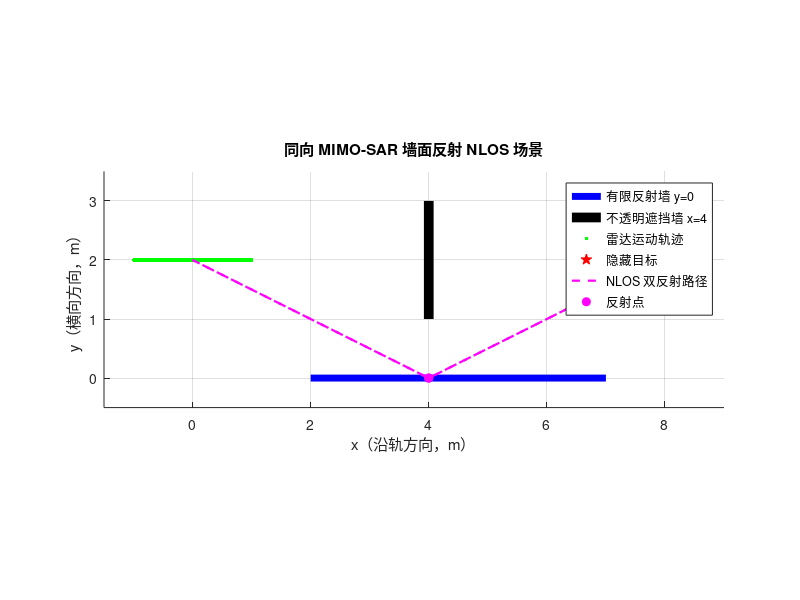

Reproduce this figure in MATLAB. (Note: this script raises an error after producing the figure.)
%% =========================================================================
% 77 GHz FMCW 同向 MIMO-SAR 墙面反射 NLOS 成像仿真
%
% 功能：
%   1. 汽车沿 x 方向运动，MIMO Tx/Rx 线阵也沿 x 方向排列（同向孔径）
%   2. 用 y=0 的有限反射墙构造 Tx->墙->隐藏目标->墙->Rx 双反射路径
%   3. x=4 的不透明遮挡墙阻断直达路径，反射路径从其下方绕行
%   4. 生成去斜后的 FMCW 多通道回波
%   5. 比较传统直达路径 BP 与墙面模型 NLOS-BP
%
% 重要建模说明：
%   - 这是一个二维 x-y 平面、静止点目标、理想镜面反射的基准仿真。
%   - y=0 是有限长度反射墙；x=4 的遮挡墙是另一段不透明障碍物。
%     这种“侧向反射面 + 拐角遮挡”的几何，才能同时满足：
%       (a) 目标直达路径被遮挡；
%       (b) 经 y=0 反射的路径可绕开遮挡物。
%   - Tx/Rx 实际坐标用于回波生成和成像，不用虚拟相位中心替代。
%   - 假设各 Tx 已理想分离（等效正交发射）；TDM 时应按实际发射时刻
%     更新平台位置并做运动补偿。
%   - 回波生成与 BP 使用完全相同的时延、去斜和相位约定。
%
% MATLAB：建议 R2019b 或更新版本
%% =========================================================================
clear; clc; close all;
rng(7);

%% 1. 雷达与平台参数
c       = 3e8;
fc      = 77e9;
lambda  = c/fc;

B       = 1.0e9;          % FMCW 带宽
Tchirp  = 40e-6;          % Chirp 时长
Kchirp  = B/Tchirp;       % 调频斜率
fs      = 10e6;           % ADC 采样率
Ns      = round(Tchirp*fs);
tFast   = (0:Ns-1)/fs;

Nfft    = 512;            % 距离频域 FFT 点数
fAxis   = (-Nfft/2:Nfft/2-1)*(fs/Nfft);
df      = fs/Nfft;

NT      = 4;
NR      = 4;
dTx     = lambda/2;
dRx     = lambda/2;
txOffset = ((0:NT-1)-(NT-1)/2)*dTx;  % Tx 沿 x 方向
rxOffset = ((0:NR-1)-(NR-1)/2)*dRx;  % Rx 沿 x 方向

Na      = 101;            % SAR 位置数
vPlatform = 5;            % 平台速度，m/s
Tr      = 4e-3;           % 相邻慢时间采样间隔
xStart  = -1.0;
xPlatform = xStart + (0:Na-1)*vPlatform*Tr;
yRadar  = 2.0;

SNR_dB  = 30;             % 接收复基带数据 SNR
Gamma   = 0.85*exp(1j*0.15); % 理想化墙面复反射系数
sigmaTarget = 1.0;        % 点目标复散射系数

fprintf('lambda = %.4f mm\n',lambda*1e3);
fprintf('SAR aperture = %.3f m\n',xPlatform(end)-xPlatform(1));
fprintf('MIMO Tx/Rx = %d x %d, channels = %d\n',NT,NR,NT*NR);

%% 2. 场景几何
% 反射墙：y=0，有限范围 x=[2,7]
yWall = 0;
wallXMin = 2.0;
wallXMax = 7.0;

% 不透明遮挡墙：x=4，y=[1,3]，阻断雷达到目标的直达线段
xBlock = 4.0;
blockYMin = 1.0;
blockYMax = 3.0;

% 隐藏目标（在遮挡墙右侧）
targetXY = [8.0, 2.0];

% 雷达轨迹 y=2；目标也位于 y=2
% 直达线经过 x=4,y约2，被遮挡墙挡住。
% 反射路径经 y=0，反射点在 x约3.5~4.5，低于遮挡墙。

%% 3. 检查目标对应的反射几何是否有效
xTxTest = xPlatform(ceil(Na/2)) + txOffset;
xRxTest = xPlatform(ceil(Na/2)) + rxOffset;
for m = 1:NT
    qTx = (xTxTest(m)+targetXY(1))/2;
    assert(qTx >= wallXMin && qTx <= wallXMax, ...
        'Tx 反射点落在有限反射墙范围外，请调整墙长或场景。');
end
for k = 1:NR
    qRx = (xRxTest(k)+targetXY(1))/2;
    assert(qRx >= wallXMin && qRx <= wallXMax, ...
        'Rx 反射点落在有限反射墙范围外，请调整墙长或场景。');
end

% 目标直达路径是否被遮挡（以中间平台位置、中间 Tx/Rx 检查）
xMid = xPlatform(ceil(Na/2));
xTxMid = xMid + txOffset(ceil(NT/2));
xRxMid = xMid + rxOffset(ceil(NR/2));
yAtBlockTx = yRadar + (targetXY(2)-yRadar)*(xBlock-xTxMid)/(targetXY(1)-xTxMid);
yAtBlockRx = yRadar + (targetXY(2)-yRadar)*(xBlock-xRxMid)/(targetXY(1)-xRxMid);
assert(yAtBlockTx >= blockYMin && yAtBlockTx <= blockYMax && ...
       yAtBlockRx >= blockYMin && yAtBlockRx <= blockYMax, ...
       '当前直达路径没有被遮挡墙挡住，请检查几何参数。');

%% 4. 绘制场景几何
figure('Color','w','Name','NLOS 场景几何');
hold on; grid on; axis equal;
plot([wallXMin wallXMax],[yWall yWall],'b-','LineWidth',5);
plot([xBlock xBlock],[blockYMin blockYMax],'k-','LineWidth',7);
plot(xPlatform,yRadar*ones(size(xPlatform)),'g.','MarkerSize',8);
plot(targetXY(1),targetXY(2),'rp','MarkerFaceColor','r','MarkerSize',14);

% 绘制中间通道的反射路径
m0 = ceil(NT/2); k0 = ceil(NR/2); n0 = ceil(Na/2);
xT0 = xPlatform(n0)+txOffset(m0);
xR0 = xPlatform(n0)+rxOffset(k0);
qT0 = [(xT0+targetXY(1))/2, yWall];
qR0 = [(xR0+targetXY(1))/2, yWall];
plot([xT0 qT0(1) targetXY(1) qR0(1) xR0], ...
     [yRadar yWall targetXY(2) yWall yRadar], ...
     'm--','LineWidth',1.6);
plot(qT0(1),qT0(2),'mo','MarkerFaceColor','m');
plot(qR0(1),qR0(2),'mo','MarkerFaceColor','m');

xlabel('x（沿轨方向，m）');
ylabel('y（横向方向，m）');
title('同向 MIMO-SAR 墙面反射 NLOS 场景');
legend('有限反射墙 y=0','不透明遮挡墙 x=4','雷达运动轨迹', ...
       '隐藏目标','NLOS 双反射路径','反射点','Location','best');
xlim([-1.5 9]); ylim([-0.5 3.5]);

%% 5. 生成 NLOS FMCW 去斜回波
% 数据维度：NT x NR x Na x Ns
rxIF = complex(zeros(NT,NR,Na,Ns,'single'));
tFastRow = single(tFast);

fprintf('正在生成 NLOS FMCW 回波...\n');
for m = 1:NT
    for k = 1:NR
        for n = 1:Na
            xTx = xPlatform(n)+txOffset(m);
            xRx = xPlatform(n)+rxOffset(k);
            xP  = targetXY(1);
            yP  = targetXY(2);

            % y=0 镜面反射：镜像法给出的反射点 x 坐标
            hMirror = yP + yRadar - 2*yWall;
            qTxX = xTx + (yRadar-yWall)/hMirror*(xP-xTx);
            qRxX = xRx + (yRadar-yWall)/hMirror*(xP-xRx);

            % 有限反射墙有效性检查
            if qTxX < wallXMin || qTxX > wallXMax || ...
               qRxX < wallXMin || qRxX > wallXMax
                error('存在通道的镜面反射点超出墙面范围。');
            end

            % Tx->wall->target 与 target->wall->Rx 的实际折线路径长度
            % 每一侧的两段长度相等（本例雷达与目标到墙的高度均为2m）
            % 镜像 Tx/Rx 到目标的直线距离，等于对应两段折线路径长度
            RtxLeg = sqrt((xP-xTx)^2 + hMirror^2);
            RrxLeg = sqrt((xP-xRx)^2 + hMirror^2);
            Lpath = RtxLeg+RrxLeg;
            tau = Lpath/c;

            % 传播幅度：简化球面扩散模型 + 两次墙面反射 + 目标散射
            alpha = sigmaTarget*(Gamma^2)/(max(RtxLeg*RrxLeg,1e-6));

            % 去斜信号：s_rx(t)*conj(s_tx(t))
            % beat 频率 f_b=-K*tau
            phaseFast = exp(-1j*2*pi*Kchirp*tau*tFastRow ...
                            +1j*pi*Kchirp*tau^2);
            echo = alpha*exp(-1j*2*pi*fc*tau).*phaseFast;

            rxIF(m,k,n,:) = single(echo);
        end
    end
end

% 按整体信号功率加入复高斯白噪声
sigPower = mean(abs(rxIF(:)).^2);
noisePower = sigPower/10^(SNR_dB/10);
noise = sqrt(noisePower/2)*(randn(size(rxIF),'single') + ...
                            1j*randn(size(rxIF),'single'));
rxIF = rxIF + noise;

fprintf('回波生成完成。平均信号功率 %.3e，噪声功率 %.3e\n', ...
        sigPower,noisePower);

%% 6. 距离频域处理
% 对快时间加窗并做 FFT。归一化使峰值量级不随 Ns 改变。
win = single(0.5-0.5*cos(2*pi*(0:Ns-1)/Ns));
win4 = reshape(win,[1 1 1 Ns]);
rangeFFT = fftshift(fft(rxIF.*win4,Nfft,4),4)/sum(win);

% 选取一个代表通道显示拍频谱
specShow = squeeze(abs(rangeFFT(ceil(NT/2),ceil(NR/2),ceil(Na/2),:)));
figure('Color','w','Name','FMCW 距离频谱');
plot(fAxis/1e6,20*log10(specShow/max(specShow)+eps),'LineWidth',1.2);
grid on; xlabel('拍频（MHz）'); ylabel('归一化幅度（dB）');
title('单通道去斜信号距离频谱');

%% 7. 成像网格
xGrid = 6.5:0.05:9.5;
yGrid = 0.8:0.05:3.2;
[XX,YY] = meshgrid(xGrid,yGrid);
[nY,nX] = size(XX);

imgNLOS = complex(zeros(nY,nX));
imgDirect = complex(zeros(nY,nX));

% 预先整理各通道的距离 FFT 数据，维度 Na x Nfft
RD = cell(NT,NR);
for m = 1:NT
    for k = 1:NR
        RD{m,k} = squeeze(rangeFFT(m,k,:,:));
    end
end

% 频率轴从负到正，便于线性插值
fMin = fAxis(1);

fprintf('正在执行传统 BP 与 NLOS-BP，请稍候...\n');

%% 8. BP 成像
for iy = 1:nY
    for ix = 1:nX
        xP = XX(iy,ix);
        yP = YY(iy,ix);

        sumN = 0;
        sumD = 0;
        nValidN = 0;
        nValidD = 0;

        for m = 1:NT
            for k = 1:NR
                % 该通道在所有 SAR 位置的实际 Tx/Rx 坐标
                xTx = xPlatform + txOffset(m);
                xRx = xPlatform + rxOffset(k);

                %% 8.1 NLOS 路径：Tx->wall->pixel->wall->Rx
                hMirror = yP + yRadar - 2*yWall;
                qTxX = xTx + (yRadar-yWall)./hMirror.*(xP-xTx);
                qRxX = xRx + (yRadar-yWall)./hMirror.*(xP-xRx);

                validWall = qTxX>=wallXMin & qTxX<=wallXMax & ...
                            qRxX>=wallXMin & qRxX<=wallXMax;

                % 检查反射路径是否避开 x=xBlock 的不透明遮挡墙。
                % 路径的每一段与 x=xBlock 相交时，交点 y 必须在遮挡墙之外。
                validOcc = true(1,Na);
                for nn = 1:Na
                    % Tx -> qTx
                    if (xBlock-min(xTx(nn),qTxX(nn)) >= 0) && ...
                       (xBlock-max(xTx(nn),qTxX(nn)) <= 0)
                        if abs(qTxX(nn)-xTx(nn)) > eps
                            mu = (xBlock-xTx(nn))/(qTxX(nn)-xTx(nn));
                            yCross = yRadar + mu*(yWall-yRadar);
                            if yCross>=blockYMin && yCross<=blockYMax
                                validOcc(nn)=false;
                            end
                        end
                    end
                    % qTx -> pixel
                    if (xBlock-min(qTxX(nn),xP) >= 0) && ...
                       (xBlock-max(qTxX(nn),xP) <= 0)
                        if abs(xP-qTxX(nn)) > eps
                            mu = (xBlock-qTxX(nn))/(xP-qTxX(nn));
                            yCross = yWall + mu*(yP-yWall);
                            if yCross>=blockYMin && yCross<=blockYMax
                                validOcc(nn)=false;
                            end
                        end
                    end
                    % pixel -> qRx
                    if (xBlock-min(xP,qRxX(nn)) >= 0) && ...
                       (xBlock-max(xP,qRxX(nn)) <= 0)
                        if abs(qRxX(nn)-xP) > eps
                            mu = (xBlock-xP)/(qRxX(nn)-xP);
                            yCross = yP + mu*(yWall-yP);
                            if yCross>=blockYMin && yCross<=blockYMax
                                validOcc(nn)=false;
                            end
                        end
                    end
                    % qRx -> Rx
                    if (xBlock-min(qRxX(nn),xRx(nn)) >= 0) && ...
                       (xBlock-max(qRxX(nn),xRx(nn)) <= 0)
                        if abs(xRx(nn)-qRxX(nn)) > eps
                            mu = (xBlock-qRxX(nn))/(xRx(nn)-qRxX(nn));
                            yCross = yWall + mu*(yRadar-yWall);
                            if yCross>=blockYMin && yCross<=blockYMax
                                validOcc(nn)=false;
                            end
                        end
                    end
                end

                % 镜像源到像素的距离，等于 Tx->墙->像素 / 像素->墙->Rx
                Rtx = sqrt((xP-xTx).^2+hMirror.^2);
                Rrx = sqrt((xP-xRx).^2+hMirror.^2);
                tauN = (Rtx+Rrx)/c;

                % NLOS 路径的拍频查询位置
                fQueryN = -Kchirp*tauN;
                valN = interp_range_fft(RD{m,k},fQueryN,fMin,df,Nfft);

                % 与回波生成完全一致的去斜相位补偿
                phaseCompN = exp(1j*2*pi*fc*tauN - 1j*pi*Kchirp*tauN.^2);
                useN = validWall & validOcc;
                sumN = sumN + sum(valN(useN).*phaseCompN(useN));
                nValidN = nValidN + nnz(useN);

                %% 8.2 传统直接路径 BP（但本场景直达路径被遮挡）
                RtxD = sqrt((xP-xTx).^2+(yP-yRadar)^2);
                RrxD = sqrt((xP-xRx).^2+(yP-yRadar)^2);
                tauD = (RtxD+RrxD)/c;
                fQueryD = -Kchirp*tauD;
                valD = interp_range_fft(RD{m,k},fQueryD,fMin,df,Nfft);
                phaseCompD = exp(1j*2*pi*fc*tauD - 1j*pi*Kchirp*tauD.^2);

                % 传统 BP 故意使用“直达路径”时延去匹配实际 NLOS 回波，
                % 用于展示传播模型失配造成的失焦。这里不屏蔽被遮挡的直达假设；
                % 真实数据中并没有直达回波，只有墙面反射 NLOS 回波。
                sumD = sumD + sum(valD.*phaseCompD);
                nValidD = nValidD + Na;
            end
        end

        if nValidN>0
            imgNLOS(iy,ix)=sumN/nValidN;
        end
        if nValidD>0
            imgDirect(iy,ix)=sumD/nValidD;
        end
    end
    if mod(iy,5)==0
        fprintf('成像进度：%d / %d 行\n',iy,nY);
    end
end

%% 9. 归一化与显示
imgN_dB = 20*log10(abs(imgNLOS)/max(abs(imgNLOS(:)))+1e-6);
imgD_dB = 20*log10(abs(imgDirect)/max(abs(imgDirect(:)))+1e-6);

figure('Color','w','Name','传统直接路径 BP');
imagesc(xGrid,yGrid,imgD_dB);
axis xy equal tight; colorbar; caxis([-35 0]);
hold on; plot(targetXY(1),targetXY(2),'rp','MarkerFaceColor','r','MarkerSize',12);
xlabel('x（m）'); ylabel('y（m）');
title('传统直接路径 BP（场景直达路径被遮挡）');

figure('Color','w','Name','墙面反射 NLOS-BP');
imagesc(xGrid,yGrid,imgN_dB);
axis xy equal tight; colorbar; caxis([-35 0]);
hold on; plot(targetXY(1),targetXY(2),'rp','MarkerFaceColor','r','MarkerSize',12);
xlabel('x（m）'); ylabel('y（m）');
title('墙面反射 NLOS-BP 成像结果');

figure('Color','w','Name','BP 对比');
tiledlayout(1,2,'Padding','compact','TileSpacing','compact');
nexttile;
imagesc(xGrid,yGrid,imgD_dB); axis xy equal tight; colorbar; caxis([-35 0]);
hold on; plot(targetXY(1),targetXY(2),'rp','MarkerFaceColor','r');
xlabel('x（m）'); ylabel('y（m）'); title('传统直接路径 BP');
nexttile;
imagesc(xGrid,yGrid,imgN_dB); axis xy equal tight; colorbar; caxis([-35 0]);
hold on; plot(targetXY(1),targetXY(2),'rp','MarkerFaceColor','r');
xlabel('x（m）'); ylabel('y（m）'); title('墙面反射 NLOS-BP');
sgtitle('同向 MIMO-SAR 非视域成像对比');

%% 10. 输出峰值定位误差
[~,idxMax] = max(abs(imgNLOS(:)));
[iyMax,ixMax] = ind2sub(size(imgNLOS),idxMax);
peakXY = [xGrid(ixMax),yGrid(iyMax)];
locError = norm(peakXY-targetXY);

fprintf('\n========== 仿真结果 ==========\n');
fprintf('真实目标位置：(%.3f, %.3f) m\n',targetXY(1),targetXY(2));
fprintf('NLOS-BP 峰值位置：(%.3f, %.3f) m\n',peakXY(1),peakXY(2));
fprintf('定位误差：%.4f m\n',locError);
fprintf('==============================\n');

%% 11. 说明
disp('仿真完成。');
disp('注意：本程序是理想二维镜面反射基准模型，不包含墙面粗糙散射、');
disp('多径杂波、目标运动、天线方向图、互耦和TDM时序误差。');

%% ======================== 局部函数 =========================
function yq = interp_range_fft(RDmat,fQuery,fMin,df,Nfft)
% 对每个慢时间位置，在距离 FFT 频率轴上进行复数线性插值。
% RDmat: Na x Nfft；fQuery: 1 x Na 或 Na x 1
    fQuery = fQuery(:);
    NaLocal = size(RDmat,1);
    if numel(fQuery) ~= NaLocal
        error('频率查询向量长度与慢时间采样数不一致。');
    end

    u = (fQuery-fMin)/df + 1;
    i0 = floor(u);
    frac = u-i0;

    valid = i0>=1 & i0<Nfft & isfinite(u);
    yq = complex(zeros(NaLocal,1));

    rows = find(valid);
    if ~isempty(rows)
        cols0 = i0(rows);
        cols1 = cols0+1;
        ind0 = sub2ind(size(RDmat),rows,cols0);
        ind1 = sub2ind(size(RDmat),rows,cols1);
        a = RDmat(ind0);
        b = RDmat(ind1);
        yq(rows) = a.*(1-frac(rows))+b.*frac(rows);
    end
    yq = yq.';
end
